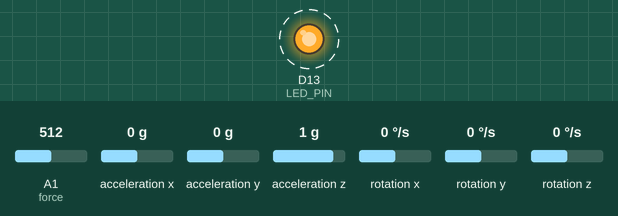
A sketch run on a simulated nRF52 board. Shown: output pins drawn as LEDs (lit = HIGH). Dashed ring = blinking. The inputs (shaded band) are chosen by the test bench; at power-on: A1 (force) = 512, acceleration x 0 g, acceleration y 0 g, acceleration z 1 g, rotation x 0 °/s, rotation y 0 °/s, rotation z 0 °/s. The local clock reads 2024-03-15 10:24:30 at power-on unless the sketch sets it; storage starts empty; a phone connects over Bluetooth LE 3 s after start; what the sketch prints to the serial monitor is not drawn.

Above: at 0.19 s.
Timing chart, 0 to 3.0 s (numbered marks = the images above):
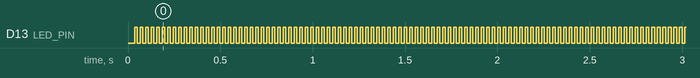

The sketch:

StepLogger.ino
```cpp
// I2C device class (I2Cdev) demonstration Arduino sketch for MPU6050 class
// 10/7/2011 by Jeff Rowberg <jeff@rowberg.net>
// Updates should (hopefully) always be available at https://github.com/jrowberg/i2cdevlib
//
// Changelog:
//      2013-05-08 - added multiple output formats
//                 - added seamless Fastwire support
//      2011-10-07 - initial release

/* ============================================
I2Cdev device library code is placed under the MIT license
Copyright (c) 2011 Jeff Rowberg

Permission is hereby granted, free of charge, to any person obtaining a copy
of this software and associated documentation files (the "Software"), to deal
in the Software without restriction, including without limitation the rights
to use, copy, modify, merge, publish, distribute, sublicense, and/or sell
copies of the Software, and to permit persons to whom the Software is
furnished to do so, subject to the following conditions:

The above copyright notice and this permission notice shall be included in
all copies or substantial portions of the Software.

THE SOFTWARE IS PROVIDED "AS IS", WITHOUT WARRANTY OF ANY KIND, EXPRESS OR
IMPLIED, INCLUDING BUT NOT LIMITED TO THE WARRANTIES OF MERCHANTABILITY,
FITNESS FOR A PARTICULAR PURPOSE AND NONINFRINGEMENT. IN NO EVENT SHALL THE
AUTHORS OR COPYRIGHT HOLDERS BE LIABLE FOR ANY CLAIM, DAMAGES OR OTHER
LIABILITY, WHETHER IN AN ACTION OF CONTRACT, TORT OR OTHERWISE, ARISING FROM,
OUT OF OR IN CONNECTION WITH THE SOFTWARE OR THE USE OR OTHER DEALINGS IN
THE SOFTWARE.
===============================================
*/

// I2Cdev and MPU6050 must be installed as libraries, or else the .cpp/.h files
// for both classes must be in the include path of your project
#include "I2Cdev.h"
#include "MPU6050.h"
#include "RTClib.h"
// include the SD library:
#include <SPI.h>
#include <SD.h>
// include the bluefruitlib
#include <bluefruit.h>

#define force  A1

// Arduino Wire library is required if I2Cdev I2CDEV_ARDUINO_WIRE implementation
// is used in I2Cdev.h
#if I2CDEV_IMPLEMENTATION == I2CDEV_ARDUINO_WIRE
    #include "Wire.h"
#endif

// class default I2C address is 0x68
// specific I2C addresses may be passed as a parameter here
// AD0 low = 0x68 (default for InvenSense evaluation board)
// AD0 high = 0x69
//MPU6050 accelgyro;
BLEDis bledis;
BLEUart bleuart;
BLEBas  blebas;  // battery


MPU6050 accelgyro(0x69); // <-- use for AD0 high
RTC_PCF8523 rtc; //real time clock object

// set up variables using the SD utility library functions:
Sd2Card card;
SdVolume volume;
SdFile root;

// change this to match your SD shield or module;
// Arduino Ethernet shield: pin 4
// Adafruit SD shields and modules: pin 10
// Sparkfun SD shield: pin 8
// MKRZero SD: SDCARD_SS_PIN
//On ESP8266, the SD CS pin is on GPIO 15
//On Atmel M0, M4, 328p or 32u4 it's on GPIO 10
//On Teensy 3.x it's on GPIO 10
//On STM32F2/WICED, its on PB5
//On ESP32, it's on GPIO 33
//On nRF52832, it's on GPIO 11
//On nRF52840, it's on GPIO 10
const int chipSelect = 11;

int16_t ax, ay, az;
int16_t gx, gy, gz;

char daysOfTheWeek[7][12] = {"Sunday", "Monday", "Tuesday", "Wednesday", "Thursday", "Friday", "Saturday"};

// uncomment "OUTPUT_READABLE_ACCELGYRO" if you want to see a tab-separated
// list of the accel X/Y/Z and then gyro X/Y/Z values in decimal. Easy to read,
// not so easy to parse, and slow(er) over UART.
#define OUTPUT_READABLE_ACCELGYRO

// uncomment "OUTPUT_BINARY_ACCELGYRO" to send all 6 axes of data as 16-bit
// binary, one right after the other. This is very fast (as fast as possible
// without compression or data loss), and easy to parse, but impossible to read
// for a human.
//#define OUTPUT_BINARY_ACCELGYRO


#define LED_PIN 13
bool blinkState = false;

void setup() {
    // join I2C bus (I2Cdev library doesn't do this automatically)
    #if I2CDEV_IMPLEMENTATION == I2CDEV_ARDUINO_WIRE
        Wire.begin();
    #elif I2CDEV_IMPLEMENTATION == I2CDEV_BUILTIN_FASTWIRE
        Fastwire::setup(400, true);
    #endif

    // initialize serial communication
    // (38400 chosen because it works as well at 8MHz as it does at 16MHz, but
    // it's really up to you depending on your project)
    Serial.begin(115200);

    while ( !Serial ) delay(10);   // for nrf52840 with native usb

    if (! rtc.begin())
    {
      Serial.println("Couldn't find RTC");
      while (1);
    }

    if (! rtc.initialized())
    {
      Serial.println("RTC is NOT running!");
      // following line sets the RTC to the date & time this sketch was compiled
      rtc.adjust(DateTime(F(__DATE__), F(__TIME__)));
      // This line sets the RTC with an explicit date & time, for example to set
      // January 21, 2014 at 3am you would call:
      // rtc.adjust(DateTime(2014, 1, 21, 3, 0, 0));
    }

    // initialize device
    Serial.println("Initializing I2C devices...");
    accelgyro.initialize();

    // verify connection
    Serial.println("Testing device connections...");
    Serial.println(accelgyro.testConnection() ? "MPU6050 connection successful" : "MPU6050 connection failed");

    Bluefruit.autoConnLed(true);

    Bluefruit.begin();
    Bluefruit.setTxPower(4);    // Check bluefruit.h for supported values
    Bluefruit.setName("SimpleStepTrack");
    Bluefruit.Periph.setConnectCallback(connect_callback);
    Bluefruit.Periph.setDisconnectCallback(disconnect_callback);

    // Configure and Start Device Information Service
    bledis.setManufacturer("Adafruit Industries");
    bledis.setModel("Bluefruit Feather52");
    bledis.begin();
    // Start BLE Battery Service
    blebas.begin();

    // Configure and Start BLE Uart Service
    bleuart.begin();

    // Set up and start advertising
    startAdv();

    // configure Arduino LED pin for output
    pinMode(LED_PIN, OUTPUT);


    Serial.print("\nInitializing SD card...");

     // see if the card is present and can be initialized:
    if (!SD.begin(chipSelect))
    {
      Serial.println("Card failed, or not present");
      // don't do anything more:
      while (1);
    }
    Serial.println("card initialized.");
}

void loop() {
    String dataString = "";

    DateTime now = rtc.now();
//  while (Bluefruit.connected() && bleuart.notifyEnabled())
//  {
    // read raw accel/gyro measurements from device
    accelgyro.getMotion6(&ax, &ay, &az, &gx, &gy, &gz);
    int forceRead = analogRead(force);

    // these methods (and a few others) are also available
    //accelgyro.getAcceleration(&ax, &ay, &az);
    //accelgyro.getRotation(&gx, &gy, &gz);

    dataString += String(now.unixtime());
    dataString += String(",");
    dataString += String(ax);
    dataString += String(",");
    dataString += String(ay);
    dataString += String(",");
    dataString += String(az);
    dataString += String(",");
    dataString += String(gx);
    dataString += String(",");
    dataString += String(gy);
    dataString += String(",");
    dataString += String(gz);
    dataString += String(",");
    dataString += String(forceRead);

    #ifdef OUTPUT_READABLE_ACCELGYRO
        // display tab-separated accel/gyro x/y/z values
        Serial.print(now.unixtime());Serial.print("\t");
        Serial.print(ax); Serial.print("\t");
        Serial.print(ay); Serial.print("\t");
        Serial.print(az); Serial.print("\t");
        Serial.print(gx); Serial.print("\t");
        Serial.print(gy); Serial.print("\t");
        Serial.print(gz); Serial.print("\t");
        Serial.println(String(forceRead));
    #endif

    #ifdef OUTPUT_BINARY_ACCELGYRO
       // delay(2);
        bleuart.write((uint8_t)(ax >> 8)); bleuart.write((uint8_t)(ax & 0xFF));
        bleuart.write((uint8_t)(ay >> 8)); bleuart.write((uint8_t)(ay & 0xFF));
        bleuart.write((uint8_t)(az >> 8)); bleuart.write((uint8_t)(az & 0xFF));
        bleuart.write((uint8_t)(gx >> 8)); bleuart.write((uint8_t)(gx & 0xFF));
        bleuart.write((uint8_t)(gy >> 8)); bleuart.write((uint8_t)(gy & 0xFF));
        bleuart.write((uint8_t)(gz >> 8)); bleuart.write((uint8_t)(gz & 0xFF));
    #endif

    // open the file. note that only one file can be open at a time,
    // so you have to close this one before opening another.
    File dataFile = SD.open("datalog.txt", FILE_WRITE);
    // if the file is available, write to it:
    if (dataFile) {
      dataFile.println(dataString);
      dataFile.close();
    }
    // if the file isn't open, pop up an error:
    else {
      Serial.println("error opening datalog.txt");
    }


    // blink LED to indicate activity
    blinkState = !blinkState;
    digitalWrite(LED_PIN, blinkState);
    uint16_t forceInt  = forceRead;
    //String accString = String(xRead) + ',' + String(yRead) + ',' + String(zRead);
    char delimit = ',';
    //bleuart.println(forceInt);
//    bleuart.print(delimit);
//    bleuart.print(ay);
//    bleuart.print(delimit);
//    bleuart.print(az);
//    bleuart.print(delimit);
//    bleuart.print(gx);
//    bleuart.print(delimit);
//    bleuart.print(gy);
//    bleuart.print(delimit);
//    bleuart.print(gz);
//    bleuart.println();

//    bleuart.print(x);
//    bleuart.print(delimit);
//    bleuart.print(y);
//    bleuart.print(delimit);
//    bleuart.println(z);
//     }
}

void startAdv(void)
{
  Bluefruit.Advertising.addFlags(BLE_GAP_ADV_FLAGS_LE_ONLY_GENERAL_DISC_MODE);
  Bluefruit.Advertising.addTxPower();

  // Include bleuart 128-bit uuid
  Bluefruit.Advertising.addService(bleuart);

  // There is no room for Name in Advertising packet
  // Use Scan response for Name
  Bluefruit.ScanResponse.addName();

  /* Start Advertising
   * - Enable auto advertising if disconnected
   * - Interval:  fast mode = 20 ms, slow mode = 152.5 ms
   * - Timeout for fast mode is 30 seconds
   * - Start(timeout) with timeout = 0 will advertise forever (until connected)
   *
   * For recommended advertising interval
   * https://developer.apple.com/library/content/qa/qa1931/_index.html
   */
  Bluefruit.Advertising.restartOnDisconnect(true);
  Bluefruit.Advertising.setInterval(32, 244);    // in unit of 0.625 ms
  Bluefruit.Advertising.setFastTimeout(30);      // number of seconds in fast mode
  Bluefruit.Advertising.start(0);                // 0 = Don't stop advertising after n seconds
}

void connect_callback(uint16_t conn_handle)
{
  (void) conn_handle;
  Serial.println("Connected");
}

/**
 * Callback invoked when a connection is dropped
 * @param conn_handle connection where this event happens
 * @param reason is a BLE_HCI_STATUS_CODE which can be found in ble_hci.h
 */
void disconnect_callback(uint16_t conn_handle, uint8_t reason)
{
  (void) conn_handle;
  (void) reason;

  Serial.println();
  Serial.println("Disconnected");
}


/**************************************************************************/
/*!
    @brief  Get user input from Serial
*/
/**************************************************************************/
char* getUserInput(void)
{
  static char inputs[64+1];
  memset(inputs, 0, sizeof(inputs));

  // wait until data is available
  while( Serial.available() == 0 ) { delay(1); }

  uint8_t count=0;
  do
  {
    count += Serial.readBytes(inputs+count, 64);
  } while( (count < 64) && Serial.available() );

  return inputs;
}
```

Measured:
- by itself, D13 (LED_PIN): alternates HIGH for 0.01 s and LOW for 0.01 s
